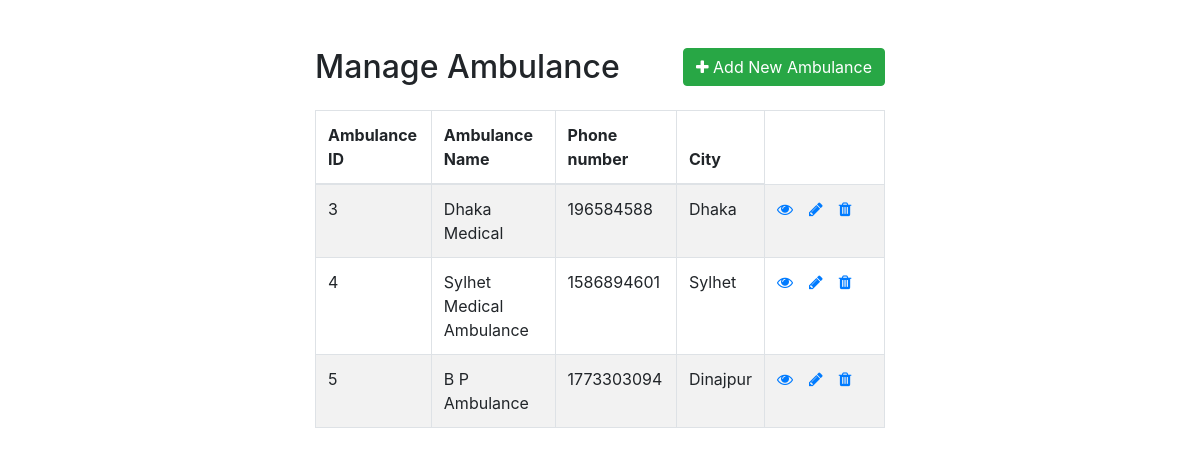
Page /admin/manage_ambulance/index.php on the committed database.
### tables this page shows
CREATE TABLE `ambulance` (
  `ambulance_id` int(11) NOT NULL,
  `ambulance_name` varchar(100) NOT NULL,
  `phone_number` int(11) NOT NULL,
  `city` varchar(30) NOT NULL
);

### admin/manage_ambulance/index.php (the view, shortened to what this page needs)
<!DOCTYPE html>
<html lang="en">
<head>
    <link rel="stylesheet" href="https://stackpath.bootstrapcdn.com/bootstrap/4.5.2/css/bootstrap.min.css">
    <link rel="stylesheet" href="https://maxcdn.bootstrapcdn.com/font-awesome/4.7.0/css/font-awesome.min.css">
</head>
<body>
    <div class="wrapper">
        <div class="container-fluid">
            <div class="row">
                <div class="col-md-12">
                    <div class="mt-5 mb-3 clearfix">
                        <h2 class="pull-left">Manage Ambulance</h2>
                        <a href="create.php" class="btn btn-success pull-right"><i class="fa fa-plus"></i> Add New Ambulance</a>
                    </div>
                    <?php
                    require_once "config.php";
                    $sql = "SELECT * FROM ambulance";
                    if($result = mysqli_query($link, $sql)){
                        if(mysqli_num_rows($result) > 0){
                            echo '<table class="table table-bordered table-striped">';
                                echo "<thead>";
                                    echo "<tr>";
                                        echo "<th>Ambulance ID</th>";
                                        echo "<th>Ambulance Name</th>";
                                        echo "<th>Phone number</th>";
                                        echo "<th>City</th>";
                                    echo "</tr>";
                                echo "</thead>";
                                echo "<tbody>";
                                while($row = mysqli_fetch_array($result)){
                                    echo "<tr>";
                                        echo "<td>" . $row['ambulance_id'] . "</td>";
                                        echo "<td>" . $row['ambulance_name'] . "</td>";
                                        echo "<td>" . $row['phone_number'] . "</td>";
                                        echo "<td>" . $row['city'] . "</td>";
                                        echo "<td>";
                                            echo '<a href="read.php?ambulance_id='. $row['ambulance_id'] .'" class="mr-3" title="View Record" data-toggle="tooltip"><span class="fa fa-eye"></span></a>';
                                            echo '<a href="update.php?ambulance_id='. $row['ambulance_id'] .'" class="mr-3" title="Update Record" data-toggle="tooltip"><span class="fa fa-pencil"></span></a>';
                                            echo '<a href="delete.php?ambulance_id='. $row['ambulance_id'] .'" title="Delete Record" data-toggle="tooltip"><span class="fa fa-trash"></span></a>';
                                        echo "</td>";
                                    echo "</tr>";
                                }
                                echo "</tbody>";
                            echo "</table>";
                        } else{
                            echo '<div class="alert alert-danger"><em>No records were found.</em></div>';
                        }
                    } else{
                        echo "Oops! Something went wrong. Please try again later.";
                    }
                    ?>
                </div>
            </div>
        </div>
    </div>
</body>
</html>

### admin/manage_ambulance/index.php (style rules this page uses)
.wrapper { width: 600px; margin: 0 auto; }
table tr td:last-child { width: 120px; }

### rows in the picture
ambulance: ambulance_id "3", ambulance_name "Dhaka Medical", phone_number "196584588", city "Dhaka"
ambulance: ambulance_id "4", ambulance_name "Sylhet Medical Ambulance", phone_number "1586894601", city "Sylhet"
ambulance: ambulance_id "5", ambulance_name "B P Ambulance", phone_number "1773303094", city "Dinajpur"
